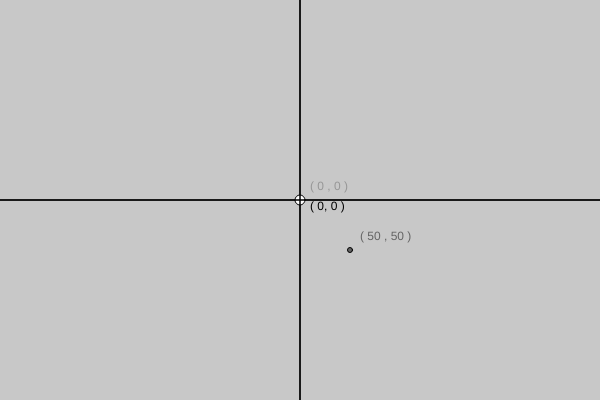
Frame 1 (no input)
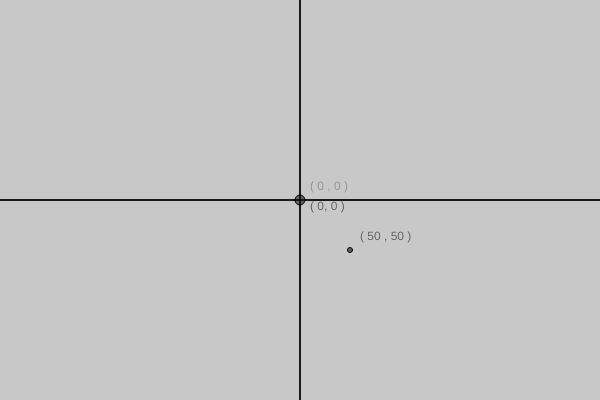
Frame 60 (no input)
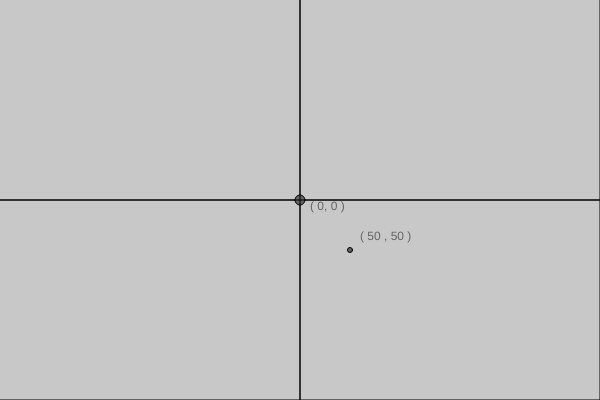
Frame 120 (the mouse pressed at the canvas centre since frame 60)

The p5.js sketch that drew these frames (run headless with seeded random() and noise() and a simulated clock; from frame 60 on, the mouse is pressed at the canvas centre):

// p5.js sketch
// ── sketch.js
var position = { x: 50, y: 50 };

function setup() {
  createCanvas(600, 400);
}

function draw() {
  background(200);

  // fill(150);
  // renderMousePosition();

  translate(width/2, height/2);

  renderAxes();

  fill(150);
  renderMousePosition();

  fill(100);
  renderPointPosition();

  line(0, -height, 0, height);
  line(-width, 0, width, 0);
}

function keyPressed() {
  if(keyCode === UP_ARROW) {
    position.y += 10;
  } else if(keyCode === DOWN_ARROW) {
    position.y -= 10;
  } else if (keyCode === RIGHT_ARROW) {
    position.x += 10;
  } else if(keyCode === LEFT_ARROW) {
    position.x -= 10;
  }
}

function renderMousePosition() {
  line(mouseX, -height, mouseX, height);
  line(-width, mouseY, width, mouseY);
  var mousePos = '( ' + mouseX + ' , ' + mouseY + ' )';
  text(mousePos, mouseX+10, mouseY-10);
}

function renderPointPosition() {
  ellipse(position.x, position.y, 5, 5);
  var posString = '( ' + position.x + ' , ' + position.y + ' )';
  text(posString, position.x+10, position.y-10);
}

function renderAxes() {
  line(0, -600, 0, 600)
  line(-600, 0, 600, 0);
  var posString = '( 0, 0 )';
  ellipse(0, 0, 10, 10);
  text(posString, 10, 10);
}
